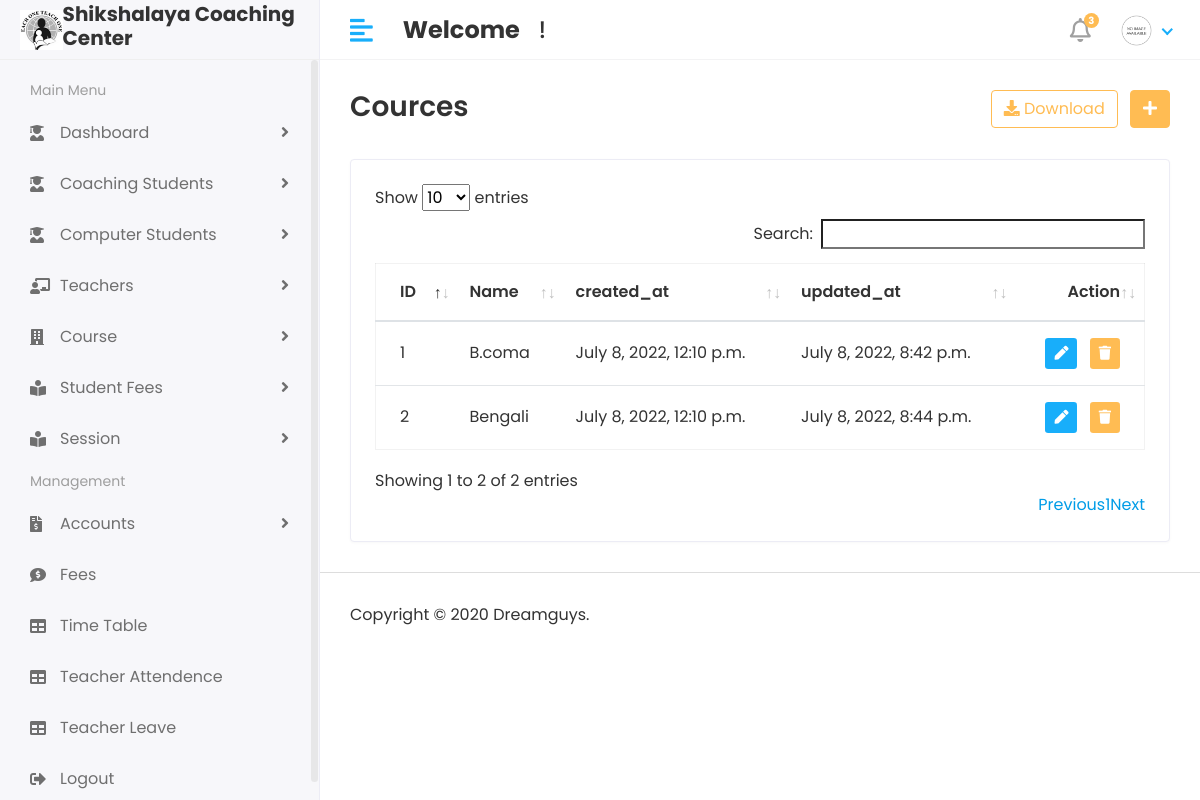
Before: /Hod/Computer/Course/View (signed in) with the older database file.
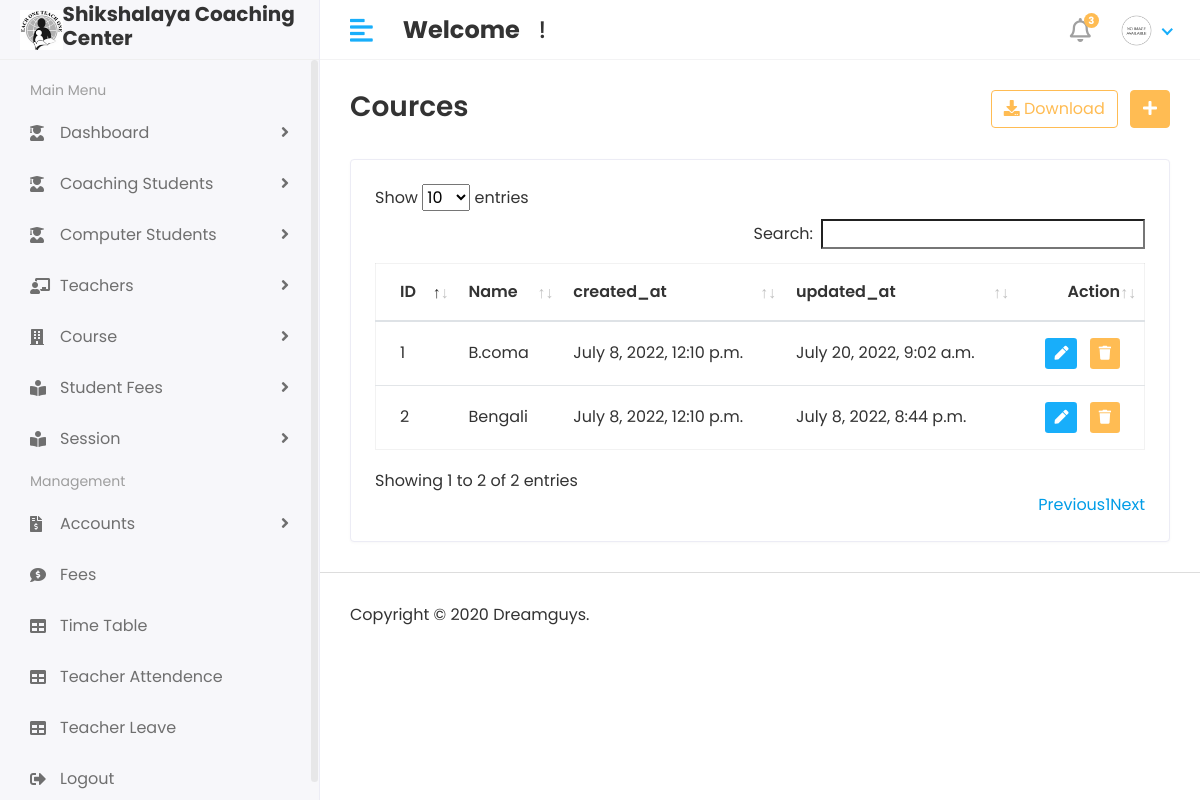
After: the same page with the newer database file.
### shikshalaya_computer_app/models.py (models this page shows, shortened)
class Computer_Course(models.Model):
    name = models.CharField(max_length=100)
    created_at = models.DateTimeField(auto_now_add=True)
    updated_at = models.DateTimeField(auto_now=True)

### student_management_system/Hod_views.py (the view)
# urls.py: path('Hod/Computer/Course/View', Hod_views.VIEW_COMPUTER_COURSE, name='view_computer_course'),
@login_required(login_url='/')
def VIEW_COMPUTER_COURSE(request):
    course = Computer_Course.objects.all()
    context = {
        'course': course
    }
    return render(request,'Hod/computer_course_view.html', context)

### templates/Hod/computer_course_view.html (shortened to what this page needs)
{% extends 'base.html' %}
{% block content %}
<div class="content container-fluid">
               <div class="page-header">
                  <div class="row align-items-center">
                     <div class="col">
                        <h3 class="page-title">Cources</h3>
                     </div>
                     <div class="col-auto text-right float-right ml-auto">
                        <a href="#" class="btn btn-outline-primary mr-2"><i class="fas fa-download"></i> Download</a>
                        <a href="add-student.html" class="btn btn-primary"><i class="fas fa-plus"></i></a>
                     </div>
                  </div>
               </div>
               <div class="row">
                  <div class="col-sm-12">
                     <div class="card card-table">
                        <div class="card-body">
                           <div class="table-responsive">
                              <table id="table_id" class="table table-hover table-center mb-0 ">
                                 <thead>
                                    <tr>
                                       <th>ID</th>
                                       <th>Name</th>
                                       <th>created_at</th>
                                       <th>updated_at</th>
                                       <th class="text-right">Action</th>
                                    </tr>
                                 </thead>
                                 <tbody>
                                 {% for i in course %}
                                    <tr>
                                       <td>{{i.id}}</td>
                                        <td>{{i.name}}</td>
                                        <td>{{i.created_at}}</td>
                                        <td>{{i.updated_at}}</td>
                                       <td class="text-right">
                                          <div class="actions">
                                             <a href="{% url 'edit_computer_course'  i.id  %}" class="btn btn-sm bg-success-light mr-2">
                                             <i class="fas fa-pen"></i>
                                             </a>
                                             <a href="{% url 'delete_computer_course' i.id %}" class="btn btn-sm bg-danger-light">
                                             <i class="fas fa-trash"></i>
                                             </a>
                                          </div>
                                       </td>
                                    </tr>
                                 {% endfor %}
                                 </tbody>
                              </table>
                           </div>
                        </div>
                     </div>
                  </div>
               </div>
            </div>
{% endblock %}

Changed rows visible on the page:
changed Computer_Course "B.coma": updated_at "July 8, 2022, 8:42 p.m." → "July 20, 2022, 9:02 a.m."
